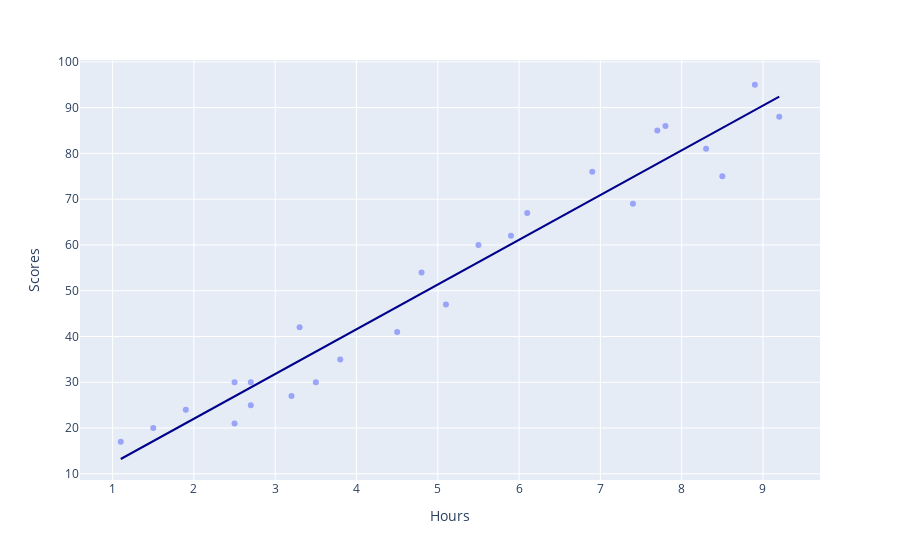

Notebook cell for this chart:
### Code cell
# Plotting the regression line
# Plotting for the test data
fig = px.scatter(s_data, x='Hours', y='Scores',opacity=0.58,trendline='ols', trendline_color_override='darkblue')
fig.show()

### Figure 1 — Plotly figure (JSON) as saved in the notebook; plotly's stock layout.template omitted (floating-point values rounded to 4 significant figures)
{"data": [{"hovertemplate": "Hours=%{x}<br>Scores=%{y}<extra></extra>", "legendgroup": "", "marker": {"color": "#636efa", "opacity": 0.58, "symbol": "circle"}, "mode": "markers", "name": "", "orientation": "v", "showlegend": false, "type": "scatter", "x": [2.5, 5.1, 3.2, 8.5, 3.5, 1.5, 9.2, 5.5, 8.3, 2.7, 7.7, 5.9, 4.5, 3.3, 1.1, 8.9, 2.5, 1.9, 6.1, 7.4, 2.7, 4.8, 3.8, 6.9, 7.8], "xaxis": "x", "y": [21, 47, 27, 75, 30, 20, 88, 60, 81, 25, 85, 62, 41, 42, 17, 95, 30, 24, 67, 69, 30, 54, 35, 76, 86], "yaxis": "y"}, {"hovertemplate": "<b>OLS trendline</b><br>Scores = 9.7758 * Hours + 2.48367<br>R<sup>2</sup>=0.952948<br><br>Hours=%{x}<br>Scores=%{y} <b>(trend)</b><extra></extra>", "legendgroup": "", "line": {"color": "darkblue"}, "marker": {"color": "#636efa", "symbol": "circle"}, "mode": "lines", "name": "", "showlegend": false, "type": "scatter", "x": [1.1, 1.5, 1.9, 2.5, 2.5, 2.7, 2.7, 3.2, 3.3, 3.5, 3.8, 4.5, 4.8, 5.1, 5.5, 5.9, 6.1, 6.9, 7.4, 7.7, 7.8, 8.3, 8.5, 8.9, 9.2], "xaxis": "x", "y": [13.24, 17.15, 21.06, 26.92, 26.92, 28.88, 28.88, 33.77, 34.74, 36.7, 39.63, 46.47, 49.41, 52.34, 56.25, 60.16, 62.12, 69.94, 74.82, 77.76, 78.73, 83.62, 85.58, 89.49, 92.42], "yaxis": "y"}], "layout": {"legend": {"tracegroupgap": 0}, "margin": {"t": 60}, "xaxis": {"anchor": "y", "domain": [0, 1], "title": {"text": "Hours"}}, "yaxis": {"anchor": "x", "domain": [0, 1], "title": {"text": "Scores"}}}}
